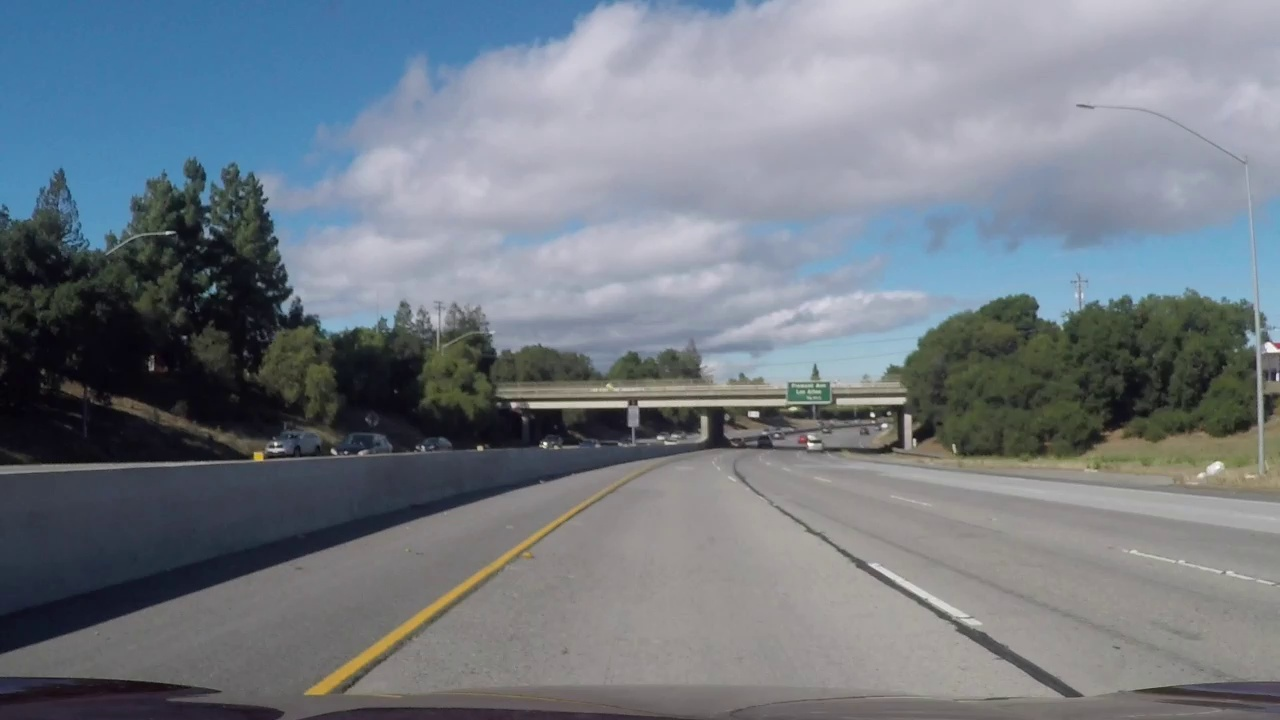
#> input picture first_frame.jpg, 1280 x 720 px, given in place of straight_lines1.jpg, which was not available
$ jupyter execute --allow-errors Advanced-Lane-Lines-Hybrid.ipynb   (shell and % lines are left out)   (older library calls are emulated)   (text cells are left out)
#> lines starting #> are read from the running program, lines starting #| are printed output that depends on the picture; pictures that were not available may be replaced by others from this repository, and a replacement may not be noted
[cell 1]
import matplotlib.pyplot as plt
import matplotlib.image as mpimg
import numpy as np
import cv2
import glob
import os
from moviepy.editor import VideoFileClip
from IPython.display import HTML

[cell 2]
#reading in an image
image = mpimg.imread('test_images/straight_lines1.jpg')
#> image is the input picture: shape (720, 1280, 3); mean R, G, B 115.2, 123.1, 131.9
#printing out some stats and plotting
print('This image is:', type(image), 'with dimensions:', image.shape)
#| This image is: <class 'numpy.ndarray'> with dimensions: (720, 1280, 3)
plt.imshow(image)  # if you wanted to show a single color channel image called 'gray', for example, call as plt.imshow(gray, cmap='gray')
#> (this line was passed over: IPython is not available in this run)

[cell 3]
def grayscale(img):
    return cv2.cvtColor(img, cv2.COLOR_RGB2GRAY)
    # Or use BGR2GRAY if you read an image with cv2.imread()
    # return cv2.cvtColor(img, cv2.COLOR_BGR2GRAY)

def canny(img, low_threshold, high_threshold):
    return cv2.Canny(img, low_threshold, high_threshold)

def gaussian_blur(img, kernel_size):
    return cv2.GaussianBlur(img, (kernel_size, kernel_size), 0)

# [25 lines left out: functions region_of_interest, draw_lines, hough_lines, not called in this run]

# Python 3 has support for cool math symbols.

def weighted_img(img, initial_img, α=0.8, β=1., γ=0.):
    return cv2.addWeighted(initial_img, α, img, β, γ)

def plot(img, cmap='gray'):
    plt.imshow(img, cmap=cmap)
    plt.show()

[cell 4]
def camera_calibration(link='camera_cal/calibration*.jpg'):
    objp = np.zeros((6*9,3), np.float32)
    objp[:,:2] = np.mgrid[0:9,0:6].T.reshape(-1,2)
    objpoints = [] # 3d points in real world space
    imgpoints = [] # 2d points in image plane.
    images = glob.glob(link)
    for fname in images:
        img = cv2.imread(fname)
        gray = cv2.cvtColor(img,cv2.COLOR_BGR2GRAY)
        ret, corners = cv2.findChessboardCorners(gray, (9,6),None)
        if ret == True:
            objpoints.append(objp)
            imgpoints.append(corners)
            img = cv2.drawChessboardCorners(img, (9,6), corners, ret)
    return objpoints, imgpoints

def cal_undistort(img, objpoints, imgpoints):
    ret,mtx, dist, rvecs, tvecs = cv2.calibrateCamera(objpoints, imgpoints, img.shape[1:], None, None)
    undist = cv2.undistort(img, mtx, dist, None, mtx)
    return undist

# Convert to HLS color space and separate the S channel
# Note: the input "img" is the undistorted image
# [29 lines left out: function advance_combo, not called in this run]

def gaussian_blur(image, kernel=5):
    blurred = cv2.GaussianBlur(image, (kernel,kernel), 0)
    return blurred

# [4 lines left out: function draw_lines, not called in this run]
def weighted_img(img, initial_img, α=0.8, β=1., γ=0.):
    return cv2.addWeighted(initial_img, α, img, β, γ)

# [120 lines left out: functions hist, find_lane_pixels, fit_polynomial, not called in this run]

def fit_poly(img_shape, leftx, lefty, rightx, righty):
     ### TO-DO: Fit a second order polynomial to each with np.polyfit() ###
    left_fit = np.polyfit(lefty, leftx, 2)
    right_fit = np.polyfit(righty, rightx, 2)
    # Generate x and y values for plotting
    ploty = np.linspace(0, img_shape[0]-1, img_shape[0])
    ### TO-DO: Calc both polynomials using ploty, left_fit and right_fit ###
    left_fitx = left_fit[0]*ploty**2 + left_fit[1]*ploty + left_fit[2]
    right_fitx = right_fit[0]*ploty**2 + right_fit[1]*ploty + right_fit[2]

    return left_fitx, right_fitx, ploty

def search_around_poly(binary_warped):
    # HYPERPARAMETER
    # Choose the width of the margin around the previous polynomial to search
    # The quiz grader expects 100 here, but feel free to tune on your own!
    margin = 100

    # Grab activated pixels
    nonzero = binary_warped.nonzero()
    nonzeroy = np.array(nonzero[0])
    nonzerox = np.array(nonzero[1])

    ### TO-DO: Set the area of search based on activated x-values ###
    ### within the +/- margin of our polynomial function ###
    ### Hint: consider the window areas for the similarly named variables ###
    ### in the previous quiz, but change the windows to our new search area ###
    left_lane_inds = ((nonzerox > (left_fit[0]*(nonzeroy**2) + left_fit[1]*nonzeroy +
                    left_fit[2] - margin)) & (nonzerox < (left_fit[0]*(nonzeroy**2) +
                    left_fit[1]*nonzeroy + left_fit[2] + margin)))
    right_lane_inds = ((nonzerox > (right_fit[0]*(nonzeroy**2) + right_fit[1]*nonzeroy +
                    right_fit[2] - margin)) & (nonzerox < (right_fit[0]*(nonzeroy**2) +
                    right_fit[1]*nonzeroy + right_fit[2] + margin)))

    # Again, extract left and right line pixel positions
    leftx = nonzerox[left_lane_inds]
    lefty = nonzeroy[left_lane_inds]
    rightx = nonzerox[right_lane_inds]
    righty = nonzeroy[right_lane_inds]

    # Fit new polynomials
    left_fitx, right_fitx, ploty = fit_poly(binary_warped.shape, leftx, lefty, rightx, righty)

    ## Visualization ##
    # Create an image to draw on and an image to show the selection window
    out_img = np.dstack((binary_warped, binary_warped, binary_warped))*255
    window_img = np.zeros_like(out_img)
    # Color in left and right line pixels
    out_img[nonzeroy[left_lane_inds], nonzerox[left_lane_inds]] = [255, 0, 0]
    out_img[nonzeroy[right_lane_inds], nonzerox[right_lane_inds]] = [0, 0, 255]

    # Generate a polygon to illustrate the search window area
    # And recast the x and y points into usable format for cv2.fillPoly()
    left_line_window1 = np.array([np.transpose(np.vstack([left_fitx-margin, ploty]))])
    left_line_window2 = np.array([np.flipud(np.transpose(np.vstack([left_fitx+margin,
                              ploty])))])
    left_line_pts = np.hstack((left_line_window1, left_line_window2))
    right_line_window1 = np.array([np.transpose(np.vstack([right_fitx-margin, ploty]))])
    right_line_window2 = np.array([np.flipud(np.transpose(np.vstack([right_fitx+margin,
                              ploty])))])
    right_line_pts = np.hstack((right_line_window1, right_line_window2))

    # Draw the lane onto the warped blank image
    cv2.fillPoly(window_img, np.int_([left_line_pts]), (0,255, 0))
    cv2.fillPoly(window_img, np.int_([right_line_pts]), (0,255, 0))
    result = cv2.addWeighted(out_img, 1, window_img, 0.3, 0)

    # Plot the polynomial lines onto the image
    plt.plot(left_fitx, ploty, color='yellow')
    plt.plot(right_fitx, ploty, color='yellow')
    ## End visualization steps ##

    return result, left_fitx, right_fitx, ploty

# [33 lines left out: functions measure_curvature_pixels, car_offset, annotation, not called in this run]

#> (a cell that did not finish here is left out)

[cell 6]
def advance_combo(img, sx_thresh=(10, 255), s_thresh=(120,255)):
    hls = cv2.cvtColor(img, cv2.COLOR_RGB2HLS)
    s_channel = hls[:,:,2]
# Grayscale image
# NOTE: we already saw that standard grayscaling lost color information for the lane lines
# Explore gradients in other colors spaces / color channels to see what might work better
    gray = cv2.cvtColor(img, cv2.COLOR_BGR2GRAY)

# Sobel x
    sobelx = cv2.Sobel(gray, cv2.CV_64F, 1, 0) # Take the derivative in x
    abs_sobelx = np.absolute(sobelx) # Absolute x derivative to accentuate lines away from horizontal
    scaled_sobel = np.uint8(255*abs_sobelx/np.max(abs_sobelx))

# Threshold x gradient
    sxbinary = np.zeros_like(scaled_sobel)
    sxbinary[(scaled_sobel >= sx_thresh[0]) & (scaled_sobel <= sx_thresh[1])]=1

# Threshold color channel
    s_binary = np.zeros_like(s_channel)
    s_binary[(s_channel >= s_thresh[0]) & (s_channel <= s_thresh[1])] =1
    sobelxxx = cv2.Sobel(s_binary, cv2.CV_64F, 1, 0)
# Stack each channel to view their individual contributions in green and blue respectively
# This returns a stack of the two binary images, whose components you can see as different colors
    #color_binary = np.dstack(( np.zeros_like(sxbinary), sxbinary, sobelxxx)) * 255

# Combine the two binary thresholds
    combined_binary = np.zeros_like(sxbinary)
    combined_binary[sobelxxx >0] = 1
# Applies an image mask.
    vertices_right= np.array([[[xsize*0.5,ysize*0.55],[xsize*0.55,ysize*0.55],[xsize*0.9,ysize],[xsize*0.5,ysize]]], dtype=np.int32)
    vertices_left= np.array([[[xsize*0.1,ysize],[xsize*0.45,ysize*0.55],[xsize*0.5,ysize*0.55],[xsize*0.5,ysize]]], dtype=np.int32)
    region_right=region_of_interest(combined_binary,vertices_right)
    region_left=region_of_interest(combined_binary,vertices_left)

# Apply Hough Lines
    rho = 1 # distance resolution in pixels of the Hough grid
    theta = np.pi/180 # angular resolution in radians of the Hough grid
    threshold = 5     # minimum number of votes (intersections in Hough grid cell)
    min_line_length = 100 #minimum number of pixels making up a line
    max_line_gap = 100    # maximum gap in pixels between connectable line segments
    line_image = np.copy(test_img)*0 # creating a blank to draw lines on

# Average the position of each of the lines and extrapolate to the top and bottom of the lane.
    lines_right = cv2.HoughLinesP(region_right, rho, theta, threshold, np.array([]),min_line_length, max_line_gap)
    lines_left = cv2.HoughLinesP(region_left, rho, theta, threshold, np.array([]),min_line_length, max_line_gap)
    line_correct_right=[]
    line_correct_left=[]
    slope_right=[]
    slope_left=[]
    x1_right=[]
    x2_right=[]
    x1_left=[]
    x2_left=[]

    for line in lines_right:
        for x1,y1,x2,y2 in line:
            #slope= (y1-y2)/(x1-x2)
            [slope,b] = np.polyfit([y1, y2],[x1, x2], 1)
            if slope < 2 and slope > 1:
                #line_correct_right.append(line)
                slope_right.append(slope)
                f=np.poly1d([slope,b])
                x1_right.append(f(ysize*0.6))
                x2_right.append(f(ysize))
    for line in lines_left:
        for x1,y1,x2,y2 in line:
            #slope= (y1-y2)/(x1-x2)
            [slope,b] = np.polyfit([y1, y2],[x1, x2],1)
            if slope < -1 and slope > -2:
                #line_correct_left.append(line)
                slope_left.append(slope)
                f=np.poly1d([slope,b])
                x1_left.append(f(ysize*0.6))
                x2_left.append(f(ysize))

    line_correct=[[[int(np.mean(x1_right)),int(ysize*0.6),int(np.mean(x2_right)),int(ysize)],[int(np.mean(x1_left)),int(ysize*0.6),int(np.mean(x2_left)),int(ysize)]]]
    draw_plot=draw_lines(line_image, line_correct, color=[255, 0, 0], thickness=10)
    lines_edges = cv2.addWeighted(img, 0.8, line_image, 1, 0)

    return lines_edges

# Pipeline 1
test_img_list= os.listdir("test_images/")
objpoints, imgpoints = camera_calibration(link='camera_cal/calibration*.jpg');

for img_name in test_img_list[1:2]:
    print(img_name)
    test_img = mpimg.imread("test_images/" + img_name)
# Grab the x and y size and make a copy of the image
    ysize = test_img.shape[0] # 540
    xsize = test_img.shape[1] # 960
# Camera calibration
    undistorted = cal_undistort(test_img, objpoints, imgpoints)
    img_size = (undistorted.shape[1], undistorted.shape[0])
    combo=advance_combo(undistorted, sx_thresh=(0, 255), s_thresh=(90,255))
    src = np.float32(
        [[280,  700],  # Bottom left
         [595,  460],  # Top left
         [725,  460],  # Top right
         [1125, 700]]) # Bottom right
    dst = np.float32(
        [[250,  720],  # Bottom left
         [250,    0],  # Top left
         [1065,   0],  # Top right
         [1065, 720]]) # Bottom right
    M = cv2.getPerspectiveTransform(src, dst)
    warped = cv2.warpPerspective(combo, M, img_size)
    #canny_img=canny(warped, low_threshold=0, high_threshold=255)
    #blurred_img=gaussian_blur(warped,3)
#  use Sobel gradient and HLS color space for much robust lane detection
    plot(combo, cmap='gray')

[cell 7]
test_img = mpimg.imread("test_images/test5.jpg")
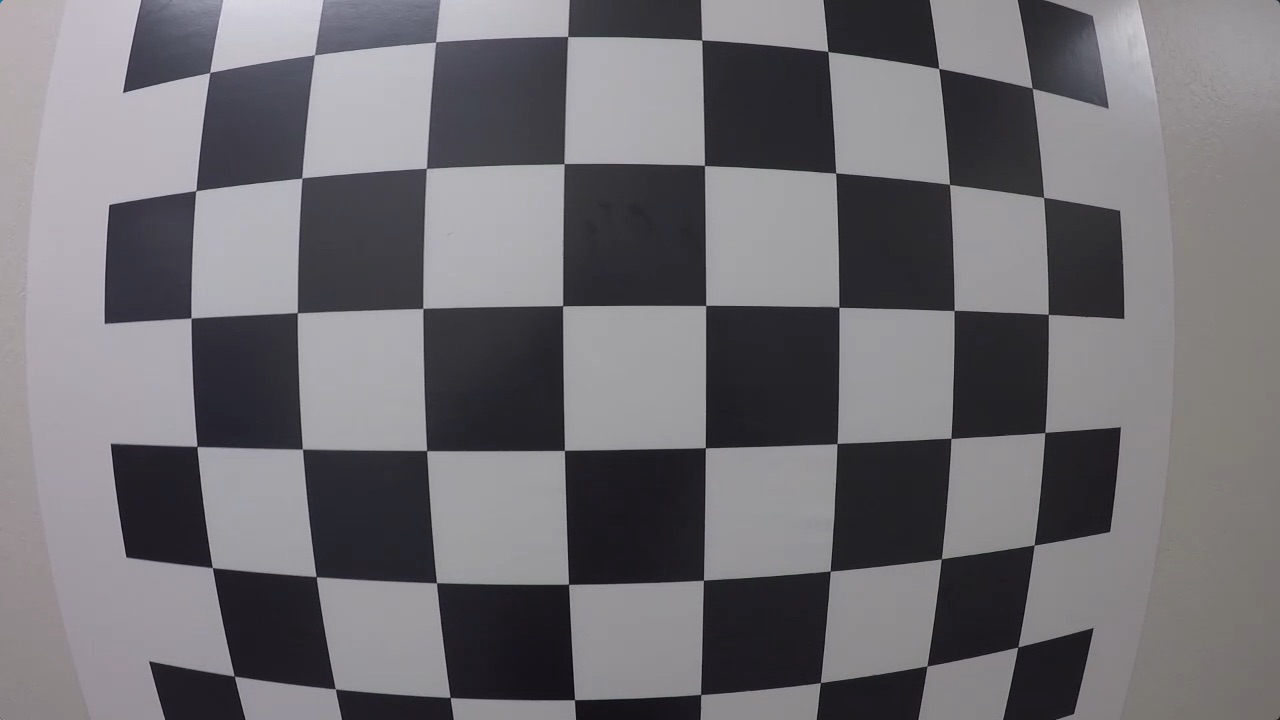
#> input picture Segments/calibration_test.png, 1280 x 720 px, given in place of test5.jpg, which was not available
#> test_img is the input picture: shape (720, 1280, 3) float32; mean R, G, B 0.443, 0.435, 0.453
#> (the rest of this cell did not finish here and is left out)

plt.imshow(a)

#> (a cell that did not finish here is left out)

[cell 9]
image = mpimg.imread('test_images/straight_lines1.jpg')
#> (the rest of this cell did not finish here and is left out)

[cell 10]
# camera_calibration()
objpoints, imgpoints = camera_calibration(link='camera_cal/calibration*.jpg');

[cell 11]
# cal_undistort()

img = cv2.imread('camera_cal/calibration4.jpg')
#> (the rest of this cell did not finish here and is left out)

[cell 12]
# Convert to HLS color space and separate the S channel
# Note: the input "img" is the undistorted image
# Plotting thresholded images

image = mpimg.imread('test_images/straight_lines1.jpg')
#> (the rest of this cell did not finish here and is left out)

[cell 13]
img.shape[:]

#> (a cell that did not finish here is left out)

#> (a cell that did not finish here is left out)

#> (a cell that did not finish here is left out)

[cell 17]
test_img_list= os.listdir("test_images/")
# [10 lines left out: function plot, not called in this run]
    #plt.savefig("output_images/warped_straight_lines.jpg")

#> (the rest of this cell did not finish here and is left out)

#> (a cell that did not finish here is left out)

#> (a cell that did not finish here is left out)

[cell 20]
import cv2
import numpy as np
import matplotlib.image as mpimg
import matplotlib.pyplot as plt

# Load our image - this should be a new frame since last time!
binary_warped = mpimg.imread('Segments/warped-example.jpg')
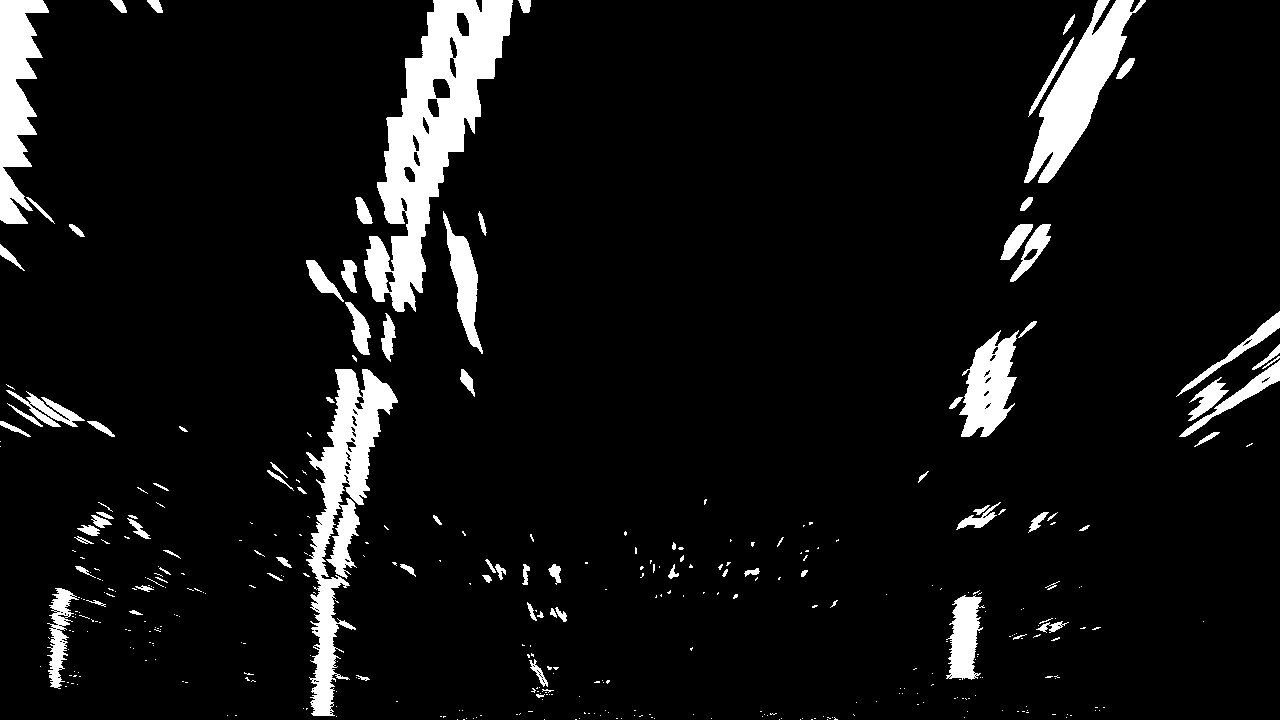
#> input picture Segments/warped-example.jpg, 1280 x 720 px
#> binary_warped is the input picture: shape (720, 1280); min 0, max 255, mean 18.5

# Polynomial fit values from the previous frame
# Make sure to grab the actual values from the previous step in your project!
left_fit = np.array([ 2.13935315e-04, -3.77507980e-01,  4.76902175e+02])
right_fit = np.array([4.17622148e-04, -4.93848953e-01,  1.11806170e+03])

# Run image through the pipeline
# Note that in your project, you'll also want to feed in the previous fits
result = search_around_poly(binary_warped)
#> in search_around_poly, `nonzero = binary_warped.nonzero()`: nonzero = 89486 positions, rows 0 to 719, columns 0 to 1279
#> in fit_poly, `left_fit = np.polyfit(lefty, leftx, 2)`: left_fit = [0.000151, -0.342, 475.5]
#> in fit_poly, `right_fit = np.polyfit(righty, rightx, 2)`: right_fit = [0.000433, -0.489, 1116]
#> in fit_poly, `left_fitx = left_fit[0]*ploty**2 + left_fit[1]*ploty + left_fit[2]`: left_fitx = 720 values, max 475.5 at index 0, min 307.6 at index 719, mean 378.6
#> in fit_poly, `right_fitx = right_fit[0]*ploty**2 + right_fit[1]*ploty + right_fit[2]`: right_fitx = 720 values, max 1116 at index 0, min 978 at index 565, mean 1014.9
#> in search_around_poly, `left_fitx, right_fitx, ploty = fit_poly(binary_warped.shape, leftx, le..`: ploty = 720 values from 0 to 719
#> in search_around_poly, `left_line_window1 = np.array([np.transpose(np.vstack([left_fitx-margin..`: left_line_window1 = 720 pairs, first value 207.6 to 375.5, second value 0 to 719
#> in search_around_poly, `left_line_window2 = np.array([np.flipud(np.transpose(np.vstack([left_f..`: left_line_window2 = 720 pairs, first value 407.6 to 575.5, second value 0 to 719
#> in search_around_poly, `left_line_pts = np.hstack((left_line_window1, left_line_window2))`: left_line_pts = 1440 pairs, first value 207.6 to 575.5, second value 0 to 719
#> in search_around_poly, `right_line_window1 = np.array([np.transpose(np.vstack([right_fitx-marg..`: right_line_window1 = 720 pairs, first value 878 to 1016, second value 0 to 719
#> in search_around_poly, `right_line_window2 = np.array([np.flipud(np.transpose(np.vstack([right..`: right_line_window2 = 720 pairs, first value 1078 to 1216, second value 0 to 719
#> in search_around_poly, `right_line_pts = np.hstack((right_line_window1, right_line_window2))`: right_line_pts = 1440 pairs, first value 878 to 1216, second value 0 to 719
#> in search_around_poly, `result = cv2.addWeighted(out_img, 1, window_img, 0.3, 0)`:
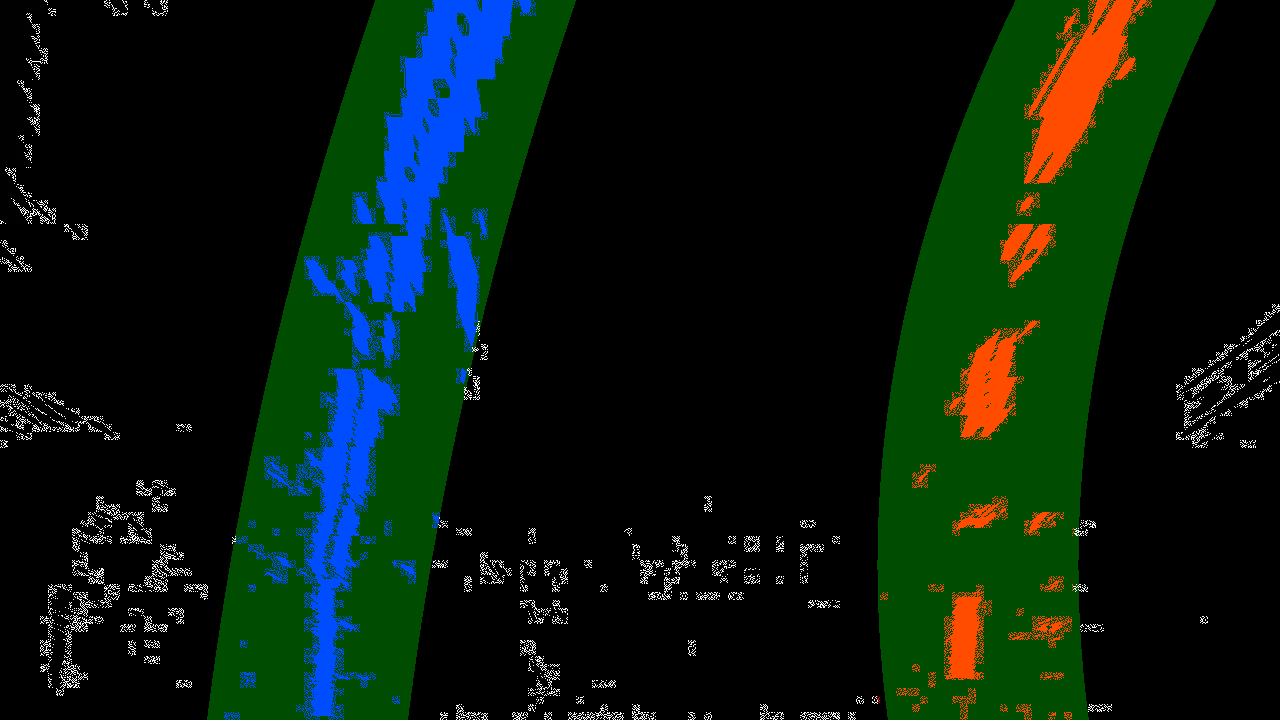
#> result: shape (720, 1280, 3); mean of channels 0, 1, 2 14.5, 26.8, 8.9; drawn as B, G, R

# View your output
plt.imshow(result)
#> (this line was passed over: IPython is not available in this run)
